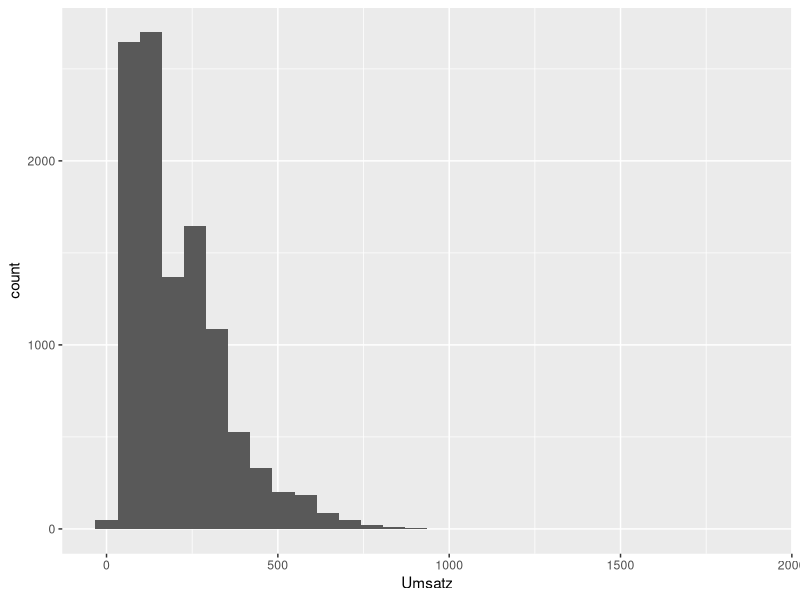

Recreate this plot in R.
## ---- chunk 1
library(tidyverse)
umsatz_data <- read_csv("inc/umsatzdaten_gekuerzt.csv") %>%
  mutate(Wochentag = factor(weekdays(as.Date(Datum, "%d.%m.%Y")), 
                            levels = c("Monday", "Tuesday", "Wednesday", 
                                       "Thursday", "Friday", "Saturday", 
                                       "Sunday")))
ggplot(umsatz_data, aes(x = Umsatz)) + geom_histogram()
